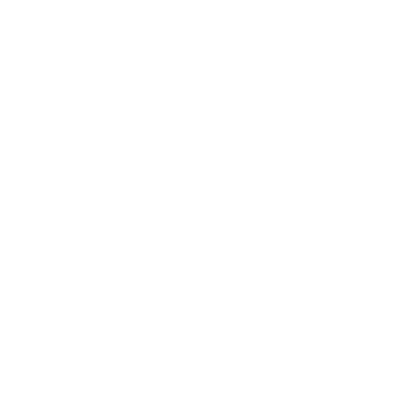
Frame 1 (no input)
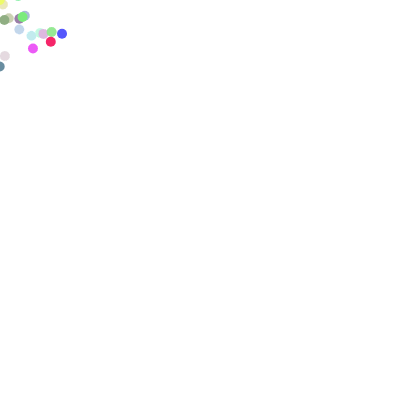
Frame 60 (no input)
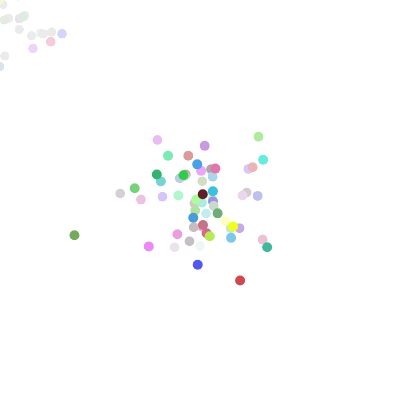
Frame 120 (the mouse pressed at the canvas centre since frame 60)

The p5.js sketch that drew these frames (run headless with seeded random() and noise() and a simulated clock; from frame 60 on, the mouse is pressed at the canvas centre):

// p5.js sketch
// ── sketch.js

function setup() {
  createCanvas(400, 400);

}

function draw() {
  background(220,6);
  let x = randomGaussian(mouseX, 30);
  let y = randomGaussian(mouseY, 30);
  fill(random(255), random(255), random(255));
  noStroke();
  circle (x, y, 10);
  }
